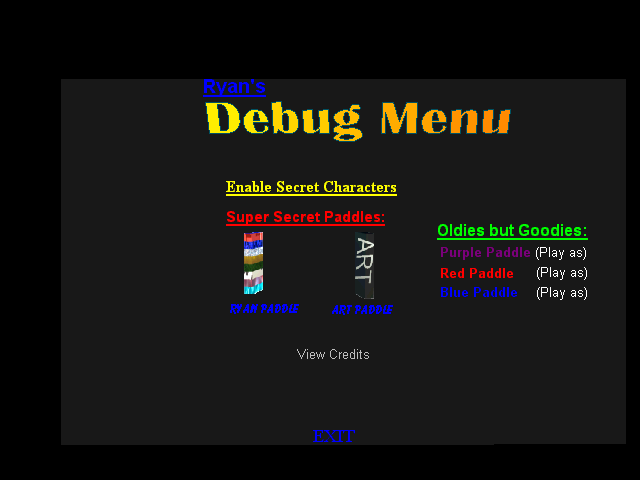
#> input picture analysis/assets-pk2/images/0179_640x480.png, 640 x 480 px, given as the content of the folder ../analysis/assets-pk2/images/0179_640x480.png, which was not available
$ python make_asset_contact_sheets.py ../analysis/assets-pk2/images/0179_640x480.png out.png
#> lines starting #> are read from the running program, lines starting #| are printed output that depends on the picture; pictures that were not available may be replaced by others from this repository, and a replacement may not be noted
#!/usr/bin/env python3
"""Build labeled contact sheets for visual asset-bank auditing."""

from __future__ import annotations

import argparse
import math
from pathlib import Path

from PIL import Image, ImageDraw, ImageFont


def main() -> None:
    parser = argparse.ArgumentParser()
    parser.add_argument("input", type=Path)
    parser.add_argument("output", type=Path)
    parser.add_argument("--columns", type=int, default=8)
    parser.add_argument("--rows", type=int, default=8)
    parser.add_argument("--cell-width", type=int, default=128)
    parser.add_argument("--cell-height", type=int, default=104)
    args = parser.parse_args()

    files = sorted(args.input.glob("*.png"))
    if not files:
        raise SystemExit(f"no PNG files under {args.input}")
    args.output.mkdir(parents=True, exist_ok=True)
    font = ImageFont.load_default()
    page_size = args.columns * args.rows
    for page_index in range(math.ceil(len(files) / page_size)):
        page_files = files[page_index * page_size:(page_index + 1) * page_size]
        page = Image.new("RGB", (args.columns * args.cell_width,
                                 args.rows * args.cell_height), (28, 28, 32))
        draw = ImageDraw.Draw(page)
        for item_index, path in enumerate(page_files):
            column = item_index % args.columns
            row = item_index // args.columns
            cell_x = column * args.cell_width
            cell_y = row * args.cell_height
            with Image.open(path) as source:
#> source is the input picture: PIL image 640x480 RGB; mean R, G, B 21.7, 20.8, 18.2
                source = source.convert("RGB")
                source.thumbnail((args.cell_width - 8, args.cell_height - 24),
                                 Image.Resampling.NEAREST)
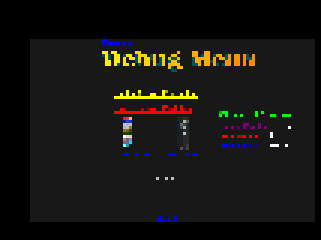
#> source: PIL image 107x80 RGB (shown 3 times larger); mean R, G, B 22.4, 20.7, 17.8
                x = cell_x + (args.cell_width - source.width) // 2
#> x = 10
                y = cell_y + 2 + (args.cell_height - 22 - source.height) // 2
#> y = 3
                page.paste(source, (x, y))
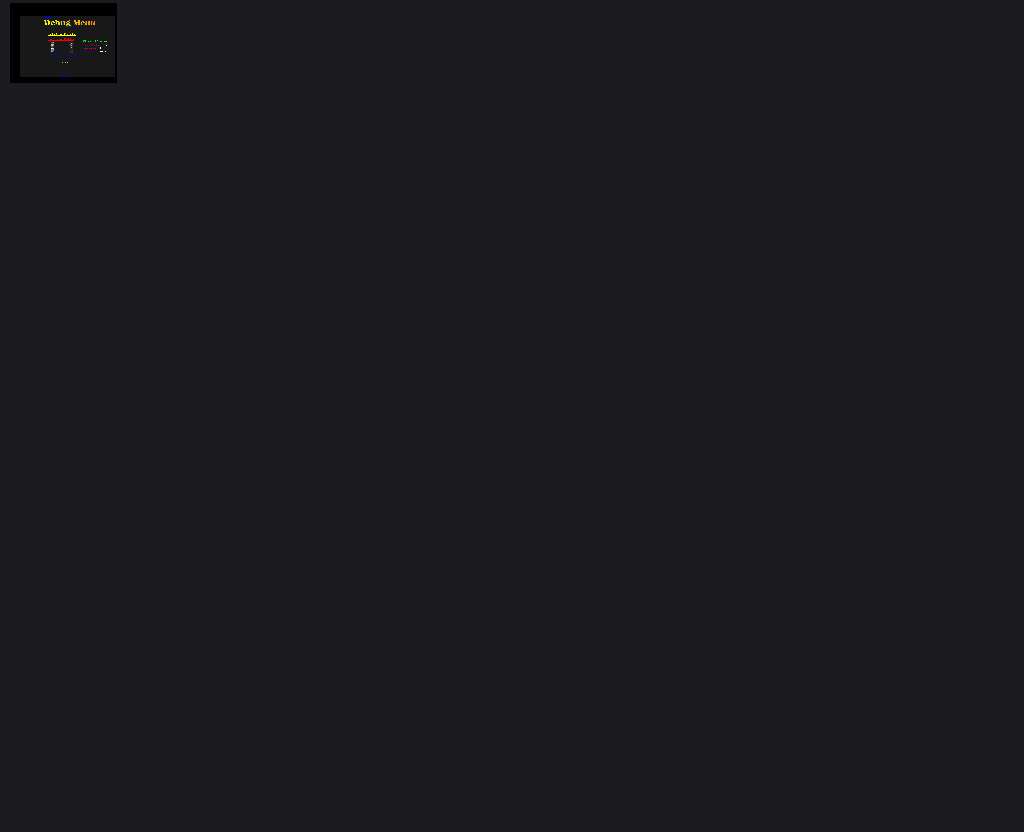
#> page: PIL image 1024x832 RGB; mean R, G, B 27.9, 27.9, 31.9
            label = path.stem
            draw.rectangle((cell_x, cell_y + args.cell_height - 20,
                            cell_x + args.cell_width - 1, cell_y + args.cell_height - 1),
                           fill=(8, 8, 10))
            draw.text((cell_x + 4, cell_y + args.cell_height - 17), label,
                      fill=(235, 235, 235), font=font)
            draw.rectangle((cell_x, cell_y, cell_x + args.cell_width - 1,
                            cell_y + args.cell_height - 1), outline=(70, 70, 78))
        first = page_index * page_size
        last = first + len(page_files) - 1
        page.save(args.output / f"sheet_{page_index:03d}_{first:04d}-{last:04d}.png",
                  format="PNG", optimize=True)
    print(f"wrote {math.ceil(len(files) / page_size)} sheets for {len(files)} images")


if __name__ == "__main__":
    main()

$ run again, on analysis/assets-pk2/images/0359_150x62.png
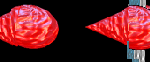
#> input picture analysis/assets-pk2/images/0359_150x62.png, 150 x 62 px, given as the content of the folder ../analysis/assets-pk2/images/0359_150x62.png, which was not available
#> in main, source is the input picture: PIL image 150x62 RGB; mean R, G, B 99.6, 29.5, 34
#> in main, `source.thumbnail((args.cell_width - 8, args.cell_height - 24), Image.R..`:
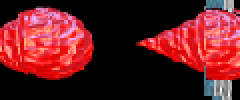
#> source: PIL image 120x50 RGB (shown 2 times larger); mean R, G, B 99.5, 29.2, 33.7
#> in main, `page.paste(source, (x, y))`:
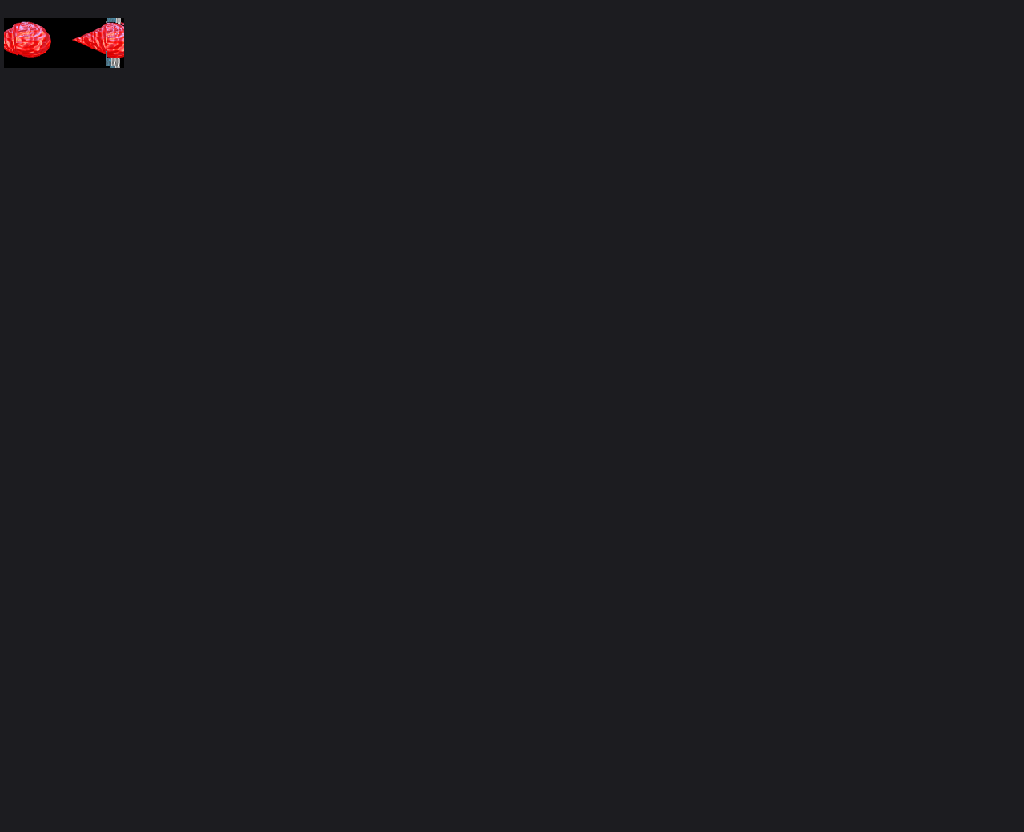
#> page: PIL image 1024x832 RGB; mean R, G, B 28.5, 28, 32
